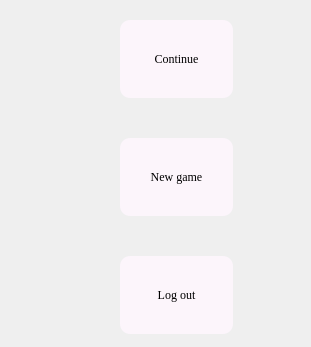
<?xml version="1.0" encoding="UTF-8"?>
<ui version="4.0">
 <class>main_window</class>
 <widget class="QWidget" name="main_window">
  <property name="geometry">
   <rect>
    <x>0</x>
    <y>0</y>
    <width>311</width>
    <height>347</height>
   </rect>
  </property>
  <property name="windowTitle">
   <string>Form</string>
  </property>
  <widget class="QLabel" name="left_boarder">
   <property name="geometry">
    <rect>
     <x>30</x>
     <y>-10</y>
     <width>40</width>
     <height>400</height>
    </rect>
   </property>
   <property name="text">
    <string/>
   </property>
   <property name="pixmap">
    <pixmap>../Downloads/right_boarder_photo-resizer.ru.png</pixmap>
   </property>
  </widget>
  <widget class="QWidget" name="layoutWidget">
   <property name="geometry">
    <rect>
     <x>120</x>
     <y>20</y>
     <width>113</width>
     <height>316</height>
    </rect>
   </property>
   <layout class="QVBoxLayout" name="verticalLayout">
    <property name="spacing">
     <number>40</number>
    </property>
    <item>
     <widget class="QPushButton" name="continue_button">
      <property name="font">
       <font>
        <family>Georgia</family>
        <pointsize>-1</pointsize>
        <bold>false</bold>
       </font>
      </property>
      <property name="styleSheet">
       <string notr="true">background-color:#fcf5fb;
font-size: 12px;
padding: 32px 16px;
border-radius: 10px;</string>
      </property>
      <property name="text">
       <string>Continue</string>
      </property>
     </widget>
    </item>
    <item>
     <widget class="QPushButton" name="new_game_button">
      <property name="font">
       <font>
        <family>Georgia</family>
        <pointsize>-1</pointsize>
        <bold>false</bold>
       </font>
      </property>
      <property name="styleSheet">
       <string notr="true">background-color:#fcf5fb;
font-size: 12px;
padding: 32px 16px;
border-radius: 10px;</string>
      </property>
      <property name="text">
       <string>New game</string>
      </property>
     </widget>
    </item>
    <item>
     <widget class="QPushButton" name="log_out_button">
      <property name="font">
       <font>
        <family>Georgia</family>
        <pointsize>-1</pointsize>
        <bold>false</bold>
       </font>
      </property>
      <property name="styleSheet">
       <string notr="true">background-color:#fcf5fb;
font-size: 12px;
padding: 32px 16px;
border-radius: 10px;</string>
      </property>
      <property name="text">
       <string>Log out</string>
      </property>
     </widget>
    </item>
   </layout>
  </widget>
 </widget>
 <resources/>
 <connections/>
</ui>
